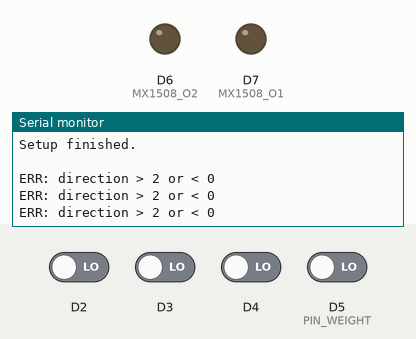
This sketch was run on a simulated Arduino Zero (SAMD21). Shown: output pins drawn as LEDs (lit = HIGH), the last lines printed to the serial monitor. Inputs (shaded band) come from the test bench; at power-on: D2–4, D5 (PIN_WEIGHT) LOW.

Above: at 1.2 s.
1.3 s: D2 driven HIGH
At 1.46 s:
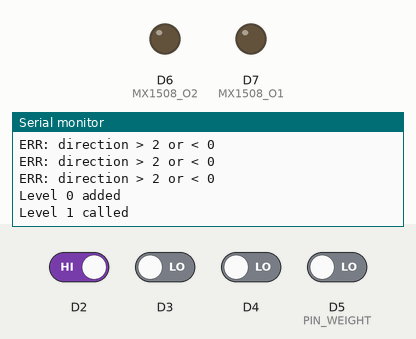
2.8 s: D5 (PIN_WEIGHT) driven HIGH
At 3.4 s:
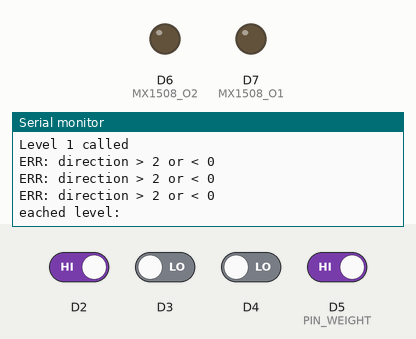
5.8 s: D5 (PIN_WEIGHT) driven LOW
8.8 s: D2 driven LOW and D5 (PIN_WEIGHT) driven HIGH
11.8 s: D3 driven HIGH and D5 (PIN_WEIGHT) driven LOW
At 24.3 s:
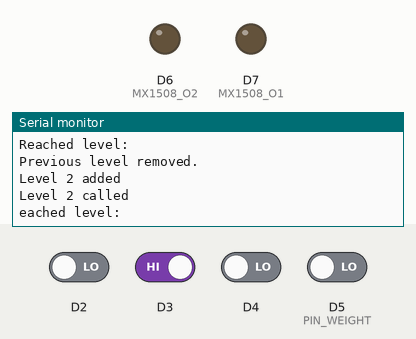

Measured:
- after the input at 1.3 s, the serial monitor: prints a new line at once (image 1)
- after the input at 2.8 s, the serial monitor: prints a new line at once (image 2)
- after the input at 11.8 s, the serial monitor: prints a new line after 12.0 s (image 3)

The sketch:

Practice2022.ino
```cpp
#define PIN_CHECK_WEIGHT 11
#define LED_3_LV 10
#define LED_2_LV 9
#define LED_1_LV 8
#define MX1508_O1 7
#define MX1508_O2 6
#define PIN_WEIGHT 5
#define GERC_DETECT 18
#define BTN_LV3 19
#define BTN_LV2 20
#define BTN_LV1 21
#define llength 10

bool isRunning = false;
bool isGainedWeight = false;
int level_list[llength];
int spid = 120;
int direction = 0;//default
volatile int levelsToGo = 0; //Если не 1, а больше, то после срабатывания датчика едем в этом же направлении еще этаж.
int arrayLevel = 0;//На каком элементе массива на данный момент висит лифт
volatile boolean actionState = LOW;//что-то нужное

void setup() {

  // put your setup code here, to run once:
  pinMode(MX1508_O1, OUTPUT);    // Устанавливаем MX1508_O1 как выход
  pinMode(MX1508_O2, OUTPUT);    // Устанавливаем MX1508_O2 как выход
  pinMode(GERC_DETECT, INPUT);
  pinMode(BTN_LV3, INPUT);
  pinMode(BTN_LV2, INPUT);
  pinMode(BTN_LV1, INPUT);
  attachInterrupt(2, when_BTN_LV1, HIGH);
  attachInterrupt(3, when_BTN_LV2, HIGH);
  attachInterrupt(4, when_BTN_LV3, HIGH);
  attachInterrupt(5, when_GERC_DETECT, HIGH);
  Serial.begin(9600);
  Serial.println("Setup finished.");
  Serial.println(" ");
}

void loop() {
  // put your main code here, to run repeatedly:
  while (isRunning=true){
    switch(direction){
      case 1://Up
      while(levelsToGo > 0){
    analogWrite(MX1508_O1,LOW);  //ехаем вверх
    analogWrite(MX1508_O2 ,spid);
        Serial.println("Going up");
      }
      break;
      case 2://Down
      while(levelsToGo > 0){
    analogWrite(MX1508_O2,LOW);  //ехаем вниз
    analogWrite(MX1508_O1 ,spid);
        Serial.println("Going down");
      }
      break;
      default:
      //вот этого быть не должно
      Serial.println("ERR: direction > 2 or < 0");
      delay(500);
      break;
    }
  }
}

void when_BTN_LV1() {
actionState != actionState; //
     addToList(1);
     Serial.println("Level 1 called");
}

void when_BTN_LV2() {
actionState != actionState; //
     addToList(2);
     Serial.println("Level 2 called");
}
void when_BTN_LV3() {
actionState != actionState; //
     addToList(3);
     Serial.println("Level 3 called");
}
void when_GERC_DETECT() {
  Serial.println("Reached level: " + level_list[0]);
actionState != actionState; //
          // Уменьшаем levelsToGo.
        levelsToGo--;
        if(levelsToGo<=0){
          levelsToGo=0;
          isRunning=false;
          delay(7000);
        }

        switch(level_list[1]>level_list[0]){
          case true:
          direction = 1;//up
          break;
          case false:
          direction = 2;//down
          break;
        }
        removeToListShift();
        //Serial.println("Next levels:");
digitalWrite(PIN_LED, actionState);
}

void addToList(int newLevelTask){
  //туду
  level_list[arrayLevel] = newLevelTask;
  arrayLevel++;
  if(arrayLevel >= llength){
    arrayLevel=0;
  }
  Serial.print("Level ");
   Serial.print(level_list[newLevelTask]);
   Serial.print(" added \n");
}
int compare(int previousLevel, int nextLevel){
  return abs(nextLevel-previousLevel);
  //модуль разницы предыдущего и текущего этажа
  //
  Serial.println("Comparison between levels: " + abs(nextLevel-previousLevel));
}

void addToListShift(int newLevelTask){//добовляем элемент
  int counter = 0;
  bool addFlag = false;
  while(counter < llength && !addFlag){
    if(level_list[counter] == -1){
      level_list[counter] = newLevelTask;
      addFlag = true;
    }
  }
  if(!addFlag){
    removeToListShift();
    level_list[llength -1] = newLevelTask;
  }
  Serial.println("Next level added: " + newLevelTask);
}
void removeToListShift(){//удаляем первый элемент
  int counter =0;
  while(counter < llength){
    counter++;
    level_list[counter -1]=level_list[counter];
    level_list[counter] = -1;
    }
    Serial.println("Previous level removed.");
}
```
